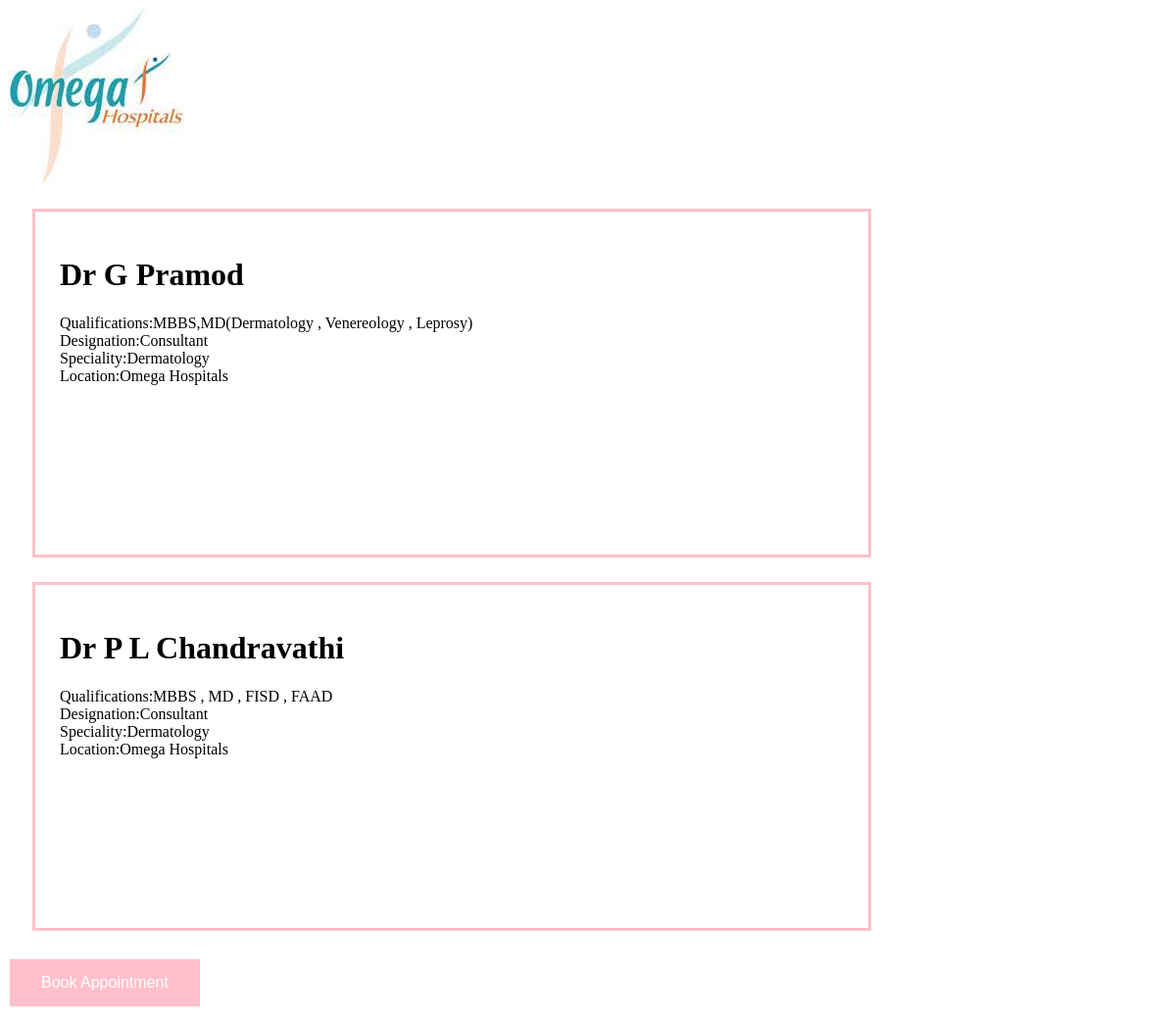
The app's page /derm/ with its own data.
### hospital/models.py (models this page shows)
class doctor(models.Model):
		name=models.CharField(max_length=50)
		qualifications=models.CharField(max_length=70)
		designation=models.CharField(max_length=50)
		speciality=models.CharField(max_length=50)
		location=models.CharField(max_length=30)

### hospital/views.py (the view)
# urls.py: url(r'derm/$',doc_list_derm),
def doc_list_derm(request):
	doctors= doctor.objects.filter(speciality='Dermatology')
	return render (request,'hospital/doc_list_derm.html',{'doctors':doctors})

### hospital/templates/hospital/doc_list_derm.html (shortened to what this page needs)
<html>
<head>
	<img src="/static/omega.jpg"  >
</head>
<body>
                {% for doctor in doctors %}
                <div class="{{doctor.speciality}}">
                <h1>{{doctor.name}}</h1>
                <p>Qualifications:{{doctor.qualifications}}<br>
                    Designation:{{doctor.designation}}<br>
                    Speciality:{{doctor.speciality}}<br>
                    Location:{{doctor.location}}
                </p>
                </div>
                {% endfor %}
               <button class="button" onClick="location.href='create/'" >Book Appointment</button>
</body>
</html>

### hospital/templates/hospital/doc_list_derm.html (style rules this page uses)
.Dermatology { width: 800px; border: 3px solid blue; border-color: pink; padding: 25px; margin: 25px; height: 300px; }
.button { background-color: #4CAF50; border: none; color: white; padding: 15px 32px; text-align: center; text-decoration: none; display: inline-block; font-size: 16px; margin: 4px 2px; cursor: pointer; background-color: pink; }

### records on screen
doctor: name "Dr G Pramod", qualifications "MBBS,MD(Dermatology , Venereology , Leprosy)", designation "Consultant", speciality "Dermatology", location "Omega Hospitals"
doctor: name "Dr P L Chandravathi", qualifications "MBBS , MD , FISD , FAAD", designation "Consultant", speciality "Dermatology", location "Omega Hospitals"
